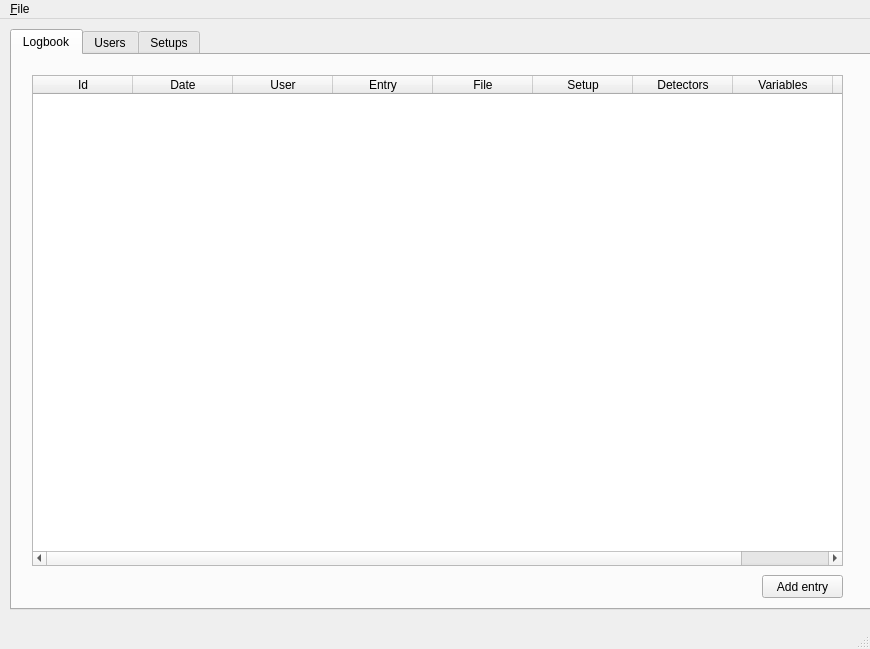
<?xml version="1.0" encoding="UTF-8"?>
<ui version="4.0">
 <class>MainWindow</class>
 <widget class="QMainWindow" name="MainWindow">
  <property name="geometry">
   <rect>
    <x>0</x>
    <y>0</y>
    <width>870</width>
    <height>649</height>
   </rect>
  </property>
  <property name="windowTitle">
   <string>MainWindow</string>
  </property>
  <widget class="QWidget" name="centralwidget">
   <widget class="QTabWidget" name="tabWidget">
    <property name="geometry">
     <rect>
      <x>10</x>
      <y>10</y>
      <width>861</width>
      <height>581</height>
     </rect>
    </property>
    <property name="currentIndex">
     <number>0</number>
    </property>
    <widget class="QWidget" name="logbook">
     <attribute name="title">
      <string>Logbook</string>
     </attribute>
     <widget class="QTableWidget" name="tableLogbook">
      <property name="geometry">
       <rect>
        <x>20</x>
        <y>20</y>
        <width>811</width>
        <height>491</height>
       </rect>
      </property>
      <column>
       <property name="text">
        <string>Id</string>
       </property>
      </column>
      <column>
       <property name="text">
        <string>Date</string>
       </property>
      </column>
      <column>
       <property name="text">
        <string>User</string>
       </property>
      </column>
      <column>
       <property name="text">
        <string>Entry</string>
       </property>
      </column>
      <column>
       <property name="text">
        <string>File</string>
       </property>
      </column>
      <column>
       <property name="text">
        <string>Setup</string>
       </property>
      </column>
      <column>
       <property name="text">
        <string>Detectors</string>
       </property>
      </column>
      <column>
       <property name="text">
        <string>Variables</string>
       </property>
      </column>
      <column>
       <property name="text">
        <string>Comments</string>
       </property>
      </column>
     </widget>
     <widget class="QPushButton" name="buttonLogbook">
      <property name="geometry">
       <rect>
        <x>750</x>
        <y>520</y>
        <width>81</width>
        <height>23</height>
       </rect>
      </property>
      <property name="text">
       <string>Add entry</string>
      </property>
     </widget>
    </widget>
    <widget class="QWidget" name="users">
     <attribute name="title">
      <string>Users</string>
     </attribute>
     <widget class="QTableWidget" name="tableUsers">
      <property name="geometry">
       <rect>
        <x>20</x>
        <y>20</y>
        <width>811</width>
        <height>491</height>
       </rect>
      </property>
      <column>
       <property name="text">
        <string>Id</string>
       </property>
      </column>
      <column>
       <property name="text">
        <string>Name</string>
       </property>
      </column>
      <column>
       <property name="text">
        <string>Date</string>
       </property>
      </column>
     </widget>
     <widget class="QPushButton" name="buttonUser">
      <property name="geometry">
       <rect>
        <x>750</x>
        <y>520</y>
        <width>81</width>
        <height>23</height>
       </rect>
      </property>
      <property name="text">
       <string>Add user</string>
      </property>
     </widget>
    </widget>
    <widget class="QWidget" name="setups">
     <attribute name="title">
      <string>Setups</string>
     </attribute>
     <widget class="QTableWidget" name="tableSetups">
      <property name="geometry">
       <rect>
        <x>20</x>
        <y>20</y>
        <width>811</width>
        <height>491</height>
       </rect>
      </property>
      <column>
       <property name="text">
        <string>Id</string>
       </property>
      </column>
      <column>
       <property name="text">
        <string>New Column</string>
       </property>
      </column>
      <column>
       <property name="text">
        <string>Name</string>
       </property>
      </column>
      <column>
       <property name="text">
        <string>Date</string>
       </property>
      </column>
      <column>
       <property name="text">
        <string>Description</string>
       </property>
      </column>
     </widget>
     <widget class="QPushButton" name="buttonSetup">
      <property name="geometry">
       <rect>
        <x>750</x>
        <y>520</y>
        <width>81</width>
        <height>23</height>
       </rect>
      </property>
      <property name="text">
       <string>Add setup</string>
      </property>
     </widget>
    </widget>
   </widget>
  </widget>
  <widget class="QMenuBar" name="menubar">
   <property name="geometry">
    <rect>
     <x>0</x>
     <y>0</y>
     <width>870</width>
     <height>25</height>
    </rect>
   </property>
   <widget class="QMenu" name="menuFile">
    <property name="title">
     <string>&amp;File</string>
    </property>
    <addaction name="action_Open"/>
    <addaction name="action_New"/>
    <addaction name="action_Quit"/>
   </widget>
   <addaction name="menuFile"/>
  </widget>
  <widget class="QStatusBar" name="statusbar"/>
  <action name="action_Open">
   <property name="text">
    <string>&amp;Open</string>
   </property>
  </action>
  <action name="action_Quit">
   <property name="text">
    <string>&amp;Quit</string>
   </property>
  </action>
  <action name="action_New">
   <property name="text">
    <string>&amp;New</string>
   </property>
  </action>
 </widget>
 <tabstops>
  <tabstop>tabWidget</tabstop>
  <tabstop>tableLogbook</tabstop>
  <tabstop>buttonLogbook</tabstop>
  <tabstop>tableUsers</tabstop>
  <tabstop>buttonUser</tabstop>
  <tabstop>tableSetups</tabstop>
  <tabstop>buttonSetup</tabstop>
 </tabstops>
 <resources/>
 <connections/>
</ui>
